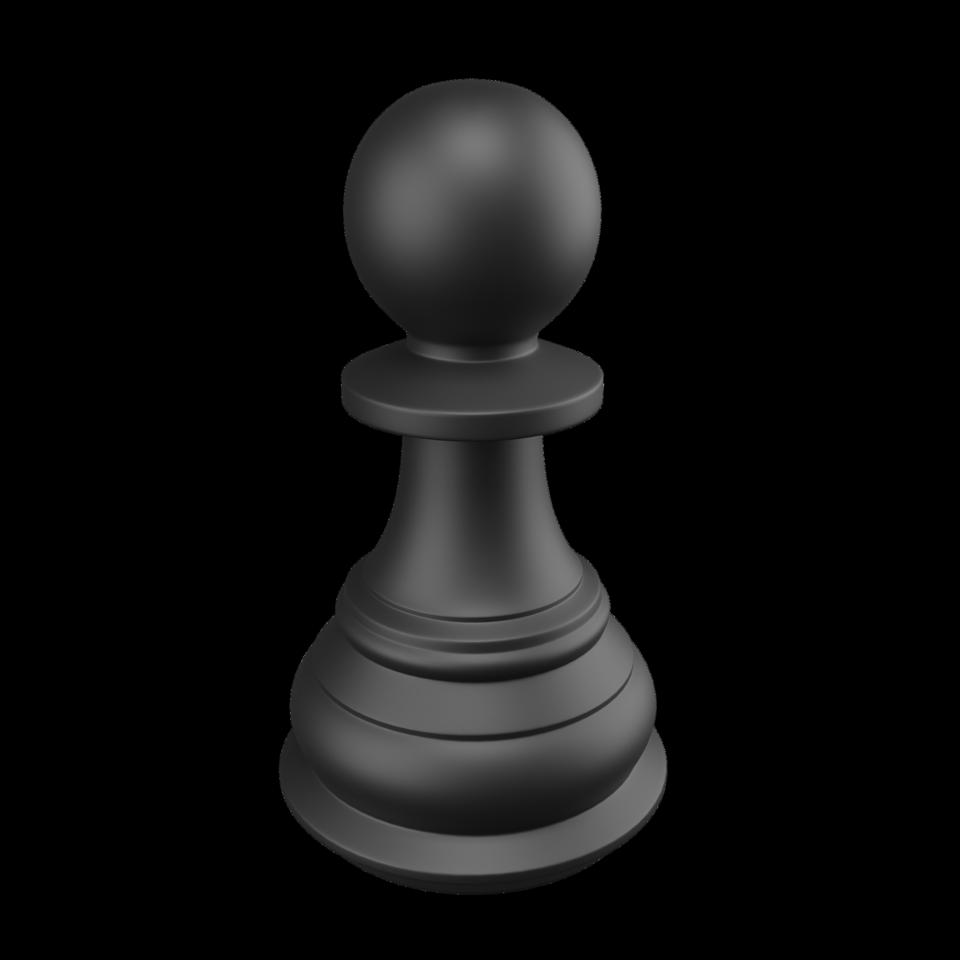
#> input picture manejo_de_imagenes/img.png, 960 x 960 px
$ python split_merge.py
#> lines starting #> are read from the running program, lines starting #| are printed output that depends on the picture
import cv2 as cv  # Importa OpenCV, que es útil para procesamiento de imágenes.
import numpy as np  # Importa NumPy, que es útil para trabajar con matrices y operaciones numéricas.

# Carga la imagen (1 para color, 0 para escala de grises).
img = cv.imread("img.png", 1)
#> img is the input picture: shape (960, 960, 3); mean B, G, R 15.3, 15.3, 15.3

# Crea una imagen vacía (llena de ceros, que representa color negro) con el mismo tamaño que la imagen original.
# La imagen vacía tiene un solo canal (escala de grises), por lo que se usa `img.shape[:2]` para obtener las dimensiones de la imagen (alto, ancho).
img2 = np.zeros((img.shape[:2]), dtype=np.uint8)

# Imprime las dimensiones de la imagen en la terminal (alto, ancho).
print(img.shape[:2])
#| (960, 960)

# Separa los canales rojo (r), verde (g) y azul (b) de la imagen utilizando la función `cv.split()`.
r, g, b = cv.split(img)

# Recombina los canales, pero los reorganiza como rojo, azul y verde (RBG en lugar de RGB).
r2 = cv.merge([img2, img2, r])
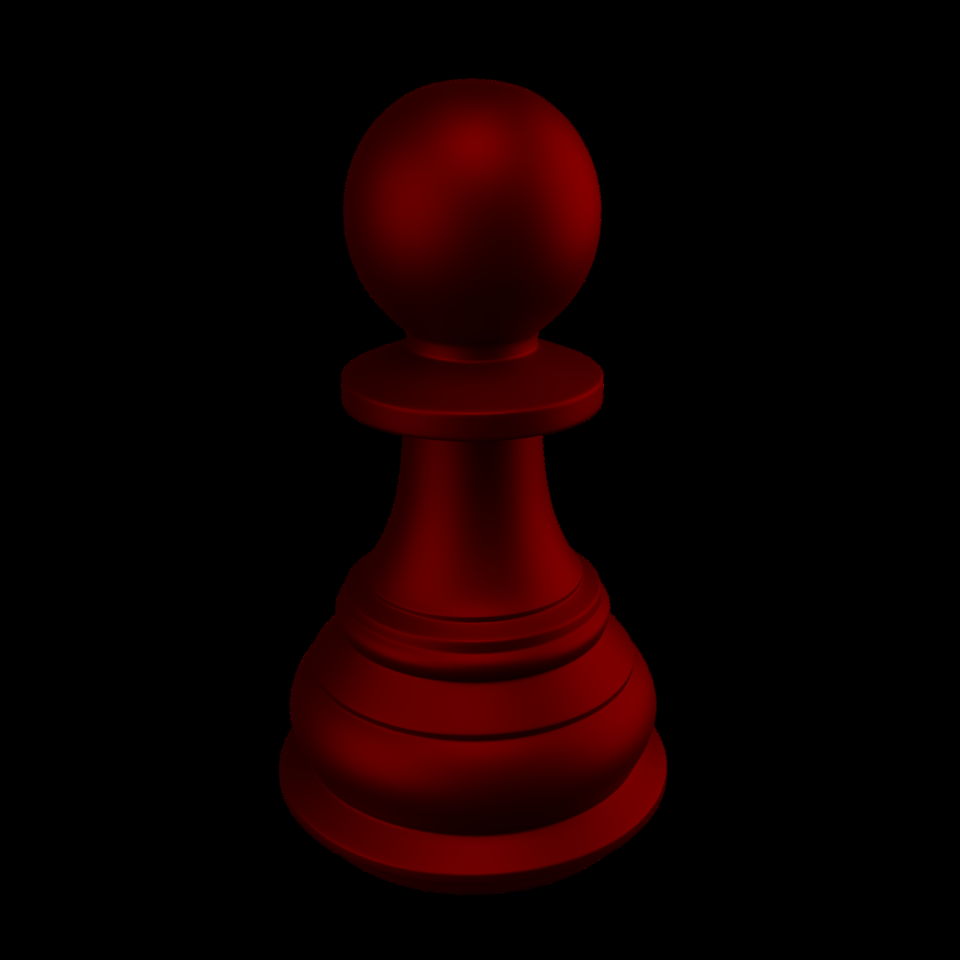
#> r2: shape (960, 960, 3); mean of channels 0, 1, 2 0, 0, 15.3; drawn as B, G, R
g2 = cv.merge([img2, g, img2])
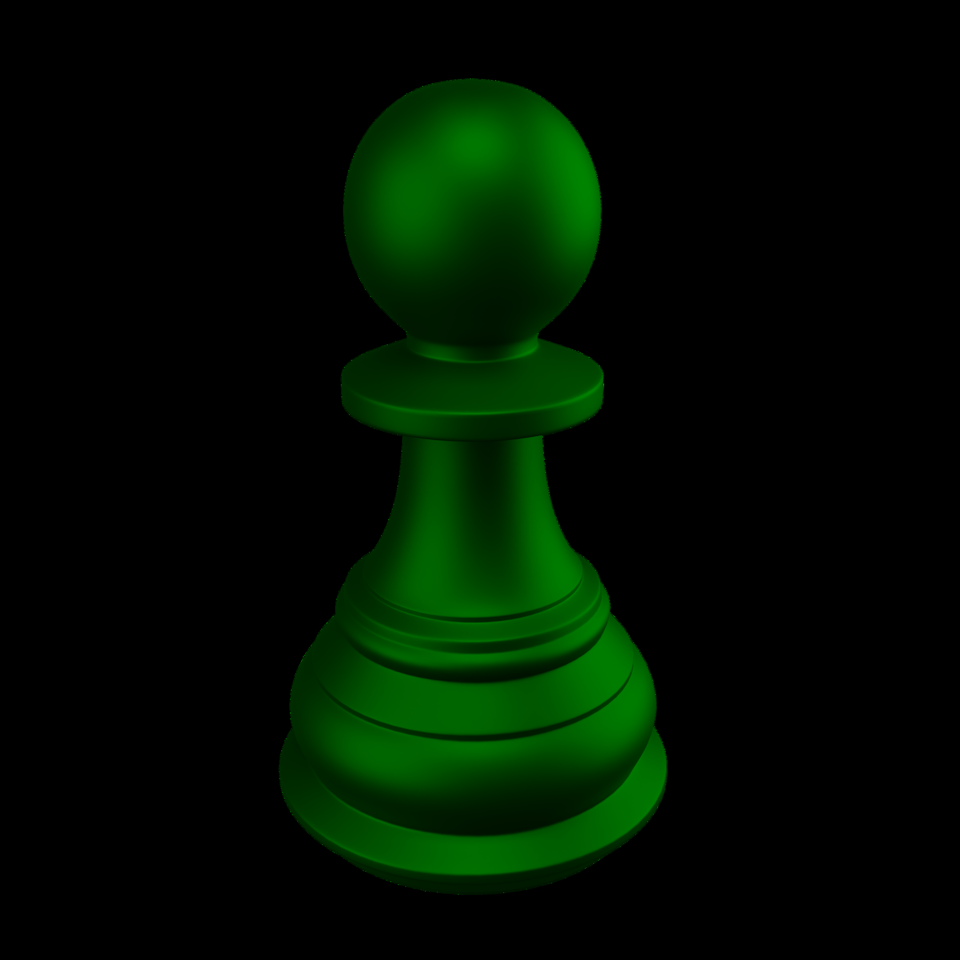
#> g2: shape (960, 960, 3); mean of channels 0, 1, 2 0, 15.3, 0; drawn as B, G, R
b2 = cv.merge([b, img2, img2])
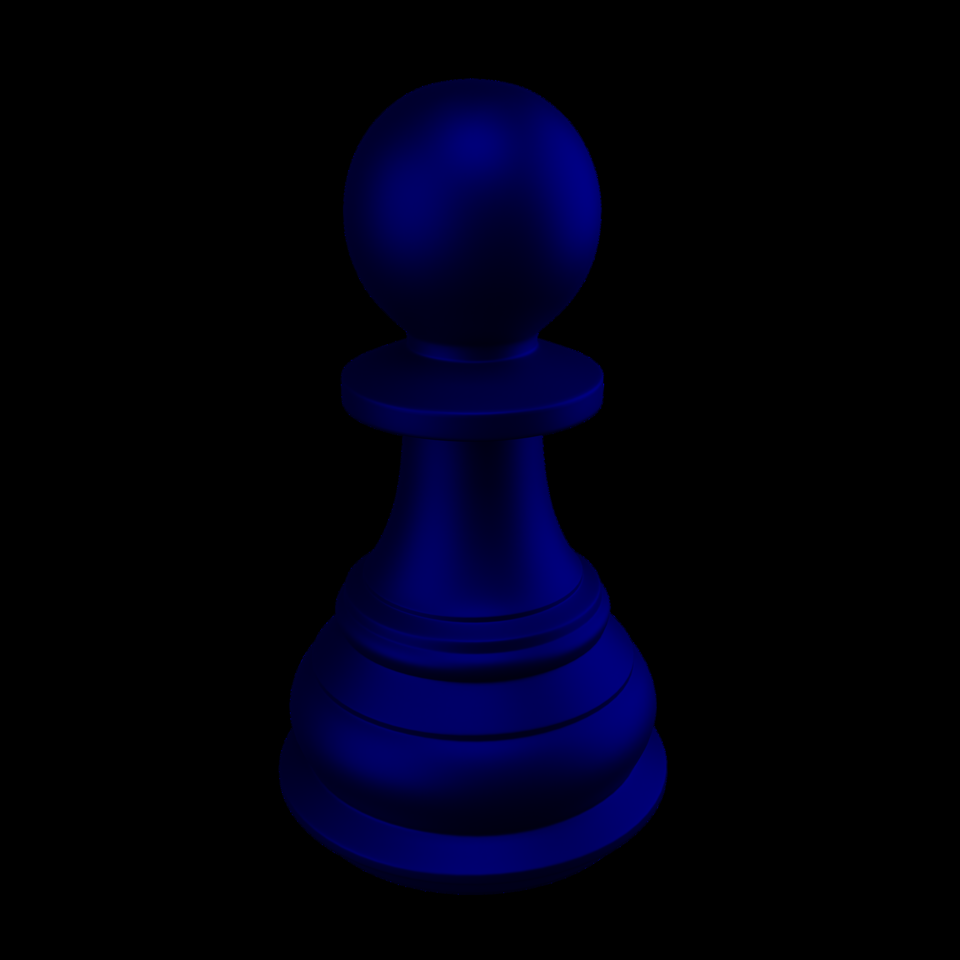
#> b2: shape (960, 960, 3); mean of channels 0, 1, 2 15.3, 0, 0; drawn as B, G, R
img3 = cv.merge([b, r, g])
# Crea una imagen que contiene solo el canal rojo, llenando los otros dos canales (verde y azul) con ceros (negro).
# r = cv.merge([r, img2, img2])

# Crea una imagen que contiene solo el canal verde, llenando los otros dos canales (rojo y azul) con ceros.
# g = cv.merge([img2, g, img2])

# Crea una imagen que contiene solo el canal azul, llenando los otros dos canales (rojo y verde) con ceros.#
# b = cv.merge([img2, img2, b])

# Muestra la imagen original en una ventana llamada 'ejemplo'.
cv.imshow("ejemplo", img)
cv.imshow("r2", r2)
cv.imshow("g2", g2)
cv.imshow("b2", b2)

# [14 lines of commented-out code are left out]
cv.imshow("img3", img3)

# Espera indefinidamente a que el usuario presione una tecla.
cv.waitKey(0)

# Cierra todas las ventanas abiertas por OpenCV.
cv.destroyAllWindows()
